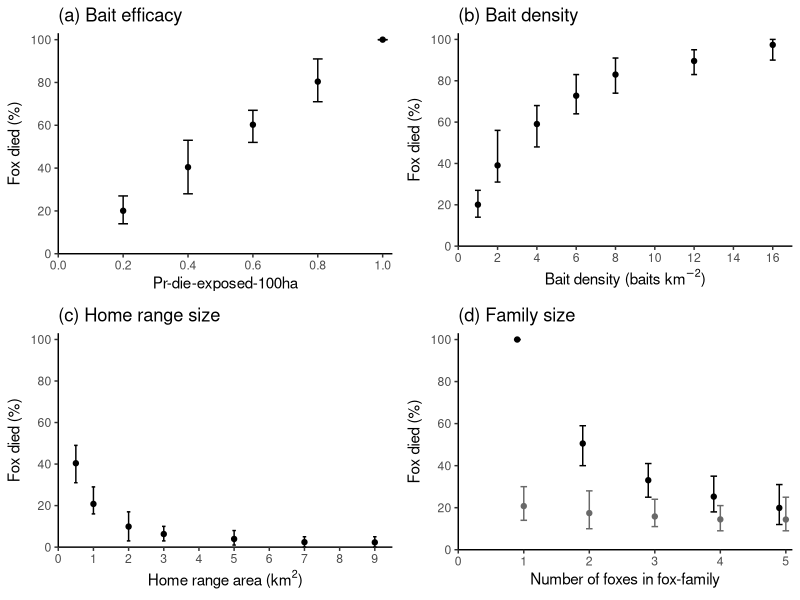

R code for this plot:
library(reshape)
library(dplyr)
library(ggplot2)
setwd("C:/Users/hradskyb/FoxControlPatrol/Dropbox/personal/bron/ibm/foxnet/outputs/demo")

# BAIT EFFICACY

bait.efficacy <- read.csv("bait_efficacy.csv")
bait.efficacy.melt <- melt(bait.efficacy[2:ncol(bait.efficacy)])

summary <- bait.efficacy.melt %>% group_by(variable) %>%
  summarise_at(vars(value), funs(mean, min, max))
summary$variable.x <- as.numeric(substr(summary$variable, 2, 5))

plot.base <- ggplot(summary)
plot.av <- geom_point(aes(x = variable.x, y = mean))
plot.errorbar <-  geom_errorbar(aes(x = variable.x, ymin=min, ymax=max), width=.03)

plot.efficacy <- plot.base + 
  plot.av +
  plot.errorbar +
  scale_y_continuous(limits = c(0,103), expand = c(0, 0), breaks=seq(0, 100, 20)) +
  scale_x_continuous(limits = c(0, 1.03), expand = c(0, 0), breaks=seq(0, 1, 0.2)) +
  labs(title="(a) Bait efficacy", y=expression("Fox died (%)"), x="Pr-die-exposed-100ha") +
  theme_classic() +
  theme(legend.position = "none")

#############################################

# BAIT DENSITY

bait<- read.csv("bait_density.csv")
bait.melt <- melt(bait[2:ncol(bait)])

summary <- bait.melt %>% group_by(variable) %>%
  summarise_at(vars(value), funs(mean, min, max))
summary$variable.x <- as.numeric(substr(summary$variable, 2, 5))

plot.base <- ggplot(summary)
plot.av <- geom_point(aes(x = variable.x, y = mean))
plot.errorbar <-  geom_errorbar(aes(x = variable.x, ymin=min, ymax=max), width=.3)

plot.density <- plot.base + 
  plot.av +
  plot.errorbar +
  scale_y_continuous(limits = c(0,103), expand = c(0, 0), breaks=seq(0, 100, 20)) +
  scale_x_continuous(limits = c(0, 17), expand = c(0, 0), breaks=seq(0, 16, 2)) +
  labs(title="(b) Bait density", y=expression("Fox died (%)"), x = expression("Bait density (baits km"^-{2}* ")")) +
  theme_classic() +
  theme(legend.position = "none")

#############################################

# HR AREA


bait<- read.csv("bait_hrarea.csv")
bait.melt <- melt(bait[2:ncol(bait)])

summary <- bait.melt %>% group_by(variable) %>%
  summarise_at(vars(value), funs(mean, min, max))
summary$variable.x <- as.numeric(substr(summary$variable, 2, 5))

plot.base <- ggplot(summary)
plot.av <- geom_point(aes(x = variable.x, y = mean))
plot.errorbar <-  geom_errorbar(aes(x = variable.x, ymin=min, ymax=max), width=.1)

plot.hr <- plot.base + 
  plot.av +
  plot.errorbar +
  scale_y_continuous(limits = c(0,103), expand = c(0, 0), breaks=seq(0, 100, 20)) +
  scale_x_continuous(limits = c(0, 9.5), expand = c(0, 0), breaks=seq(0, 9, 1)) +
  labs(title="(c) Home range size", y=expression("Fox died (%)"), x = expression("Home range area (km"^{2}* ")")) +
  theme_classic() +
  theme(legend.position = "none")



# family size

bait<- read.csv("bait_familysize.csv")
bait.melt <- melt(bait[2:ncol(bait)])

summary <- bait.melt %>% group_by(variable) %>%
  summarise_at(vars(value), funs(mean, min, max))
summary$variable.x <- as.numeric(substr(summary$variable, 2, 5))

bait2<- read.csv("bait_familysize_100efficacy.csv")
bait2.melt <- melt(bait2[2:ncol(bait2)])

summary2 <- bait2.melt %>% group_by(variable) %>%
  summarise_at(vars(value), funs(mean, min, max))
summary2$variable.x <- as.numeric(substr(summary2$variable, 2, 5))
summary2$variable.x  <- summary2$variable.x - 0.1

plot.base <- ggplot(summary)
plot.av <- geom_point(aes(x = variable.x, y = mean), col = "dimgrey")
plot.errorbar <-  geom_errorbar(aes(x = variable.x, ymin=min, ymax=max), width=.1, col = "dimgrey")

plot.av.100 <- geom_point(aes(x = variable.x, y = mean), data = summary2)
plot.errorbar.100 <- geom_errorbar(aes(x = variable.x, ymin=min, ymax=max), width=.1, data = summary2)

plot.familysize <- plot.base + 
  plot.av +
  plot.errorbar +
  plot.av.100 +
  plot.errorbar.100 +
  scale_y_continuous(limits = c(0,103), expand = c(0, 0), breaks=seq(0, 100, 20)) +
  scale_x_continuous(limits = c(0, 5.1), expand = c(0, 0), breaks=seq(0, 5, 1)) +
  labs(title="(d) Family size", y=expression("Fox died (%)"), x = expression("Number of foxes in fox-family")) +
  theme_classic() #+
  #theme(legend.position = "none")


# COMPILE PLOT
library(gridExtra)

png(paste0("C:/Users/hradskyb/FoxControlPatrol/Dropbox/personal/bron/ibm/foxnet/user_guide/figures/demo/bait_demo.png"),
     width=15, height=15, units = 'cm', res = 300)

grid.arrange(plot.efficacy, plot.density, plot.hr, plot.familysize,
             ncol=2, nrow=2)


dev.off()
